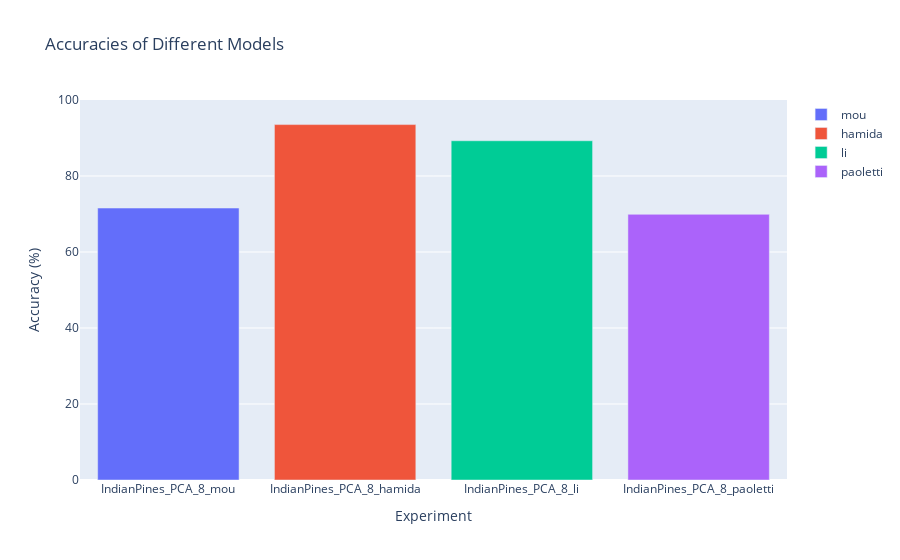

Write notebook code for a chart like this one.
### Code cell
# ds = 'Salinas'
# dr = 'FastICA'
plot_acc_by_model(filter_exp_by_substring(df_results, [f'{ds}_{dr}_8']))

### Figure 1 — Plotly figure (JSON) as saved in the notebook; plotly's stock layout.template omitted (floating-point values rounded to 4 significant figures)
{"data": [{"marker": {"color": "#636EFA"}, "name": "mou", "type": "bar", "x": ["IndianPines_PCA_8_mou"], "y": [71.57]}, {"marker": {"color": "#EF553B"}, "name": "hamida", "type": "bar", "x": ["IndianPines_PCA_8_hamida"], "y": [93.53]}, {"marker": {"color": "#00CC96"}, "name": "li", "type": "bar", "x": ["IndianPines_PCA_8_li"], "y": [89.28]}, {"marker": {"color": "#AB63FA"}, "name": "paoletti", "type": "bar", "x": ["IndianPines_PCA_8_paoletti"], "y": [69.92]}], "layout": {"barmode": "group", "showlegend": true, "title": {"text": "Accuracies of Different Models"}, "xaxis": {"title": {"text": "Experiment"}}, "yaxis": {"range": [0, 100], "title": {"text": "Accuracy (%)"}}}}
